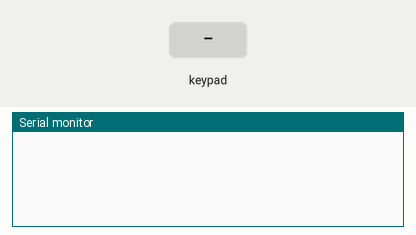
Simulated run of this sketch. Board: Arduino Uno, built with avr-gcc and run on an emulated ATmega328P. Shown: the last lines printed to the serial monitor. The test bench sets the inputs (shaded band).

Above: at 1.2 s.
1.3 s: key '1' pressed
At 2.5 s:
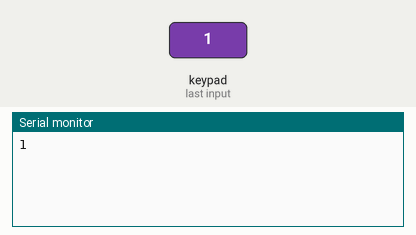
2.8 s: keypad keys 9 8 7 6 # pressed 0.4 s apart
At 5.0 s:
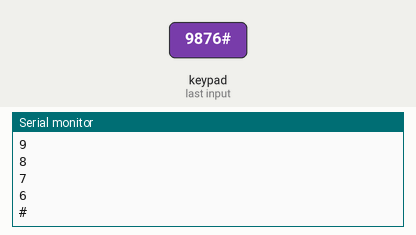
6.3 s: key 'A' pressed
At 6.8 s:
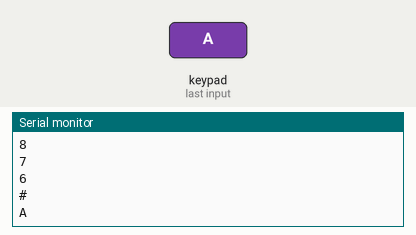
7.8 s: keypad keys 9 8 7 6 * pressed 0.4 s apart
At 10.2 s:
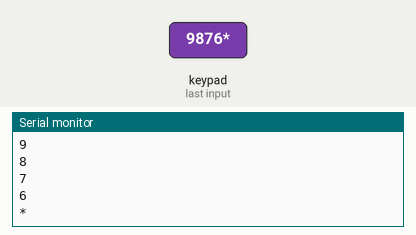
11.3 s: key 'B' pressed
At 12.5 s:
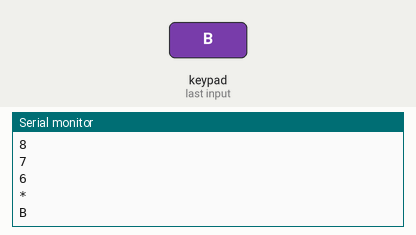
12.8 s: keypad keys 9 8 7 6 D pressed 0.4 s apart
At 15.0 s:
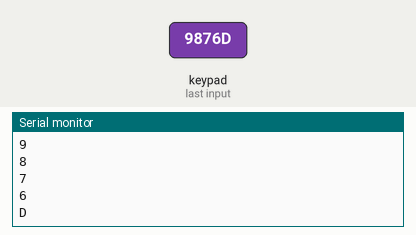
Timing chart, 0 to 16.5 s (numbered marks = the images above; inputs shaded):
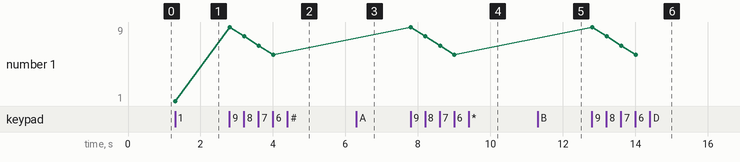

Measured:
- after the input at 1.3 s, the serial monitor: prints a new line at once (image 1)
- after the input at 2.8 s, the serial monitor: prints a new line at once (image 2)
- after the input at 6.3 s, the serial monitor: prints a new line at once (image 3)
- after the input at 7.8 s, the serial monitor: prints a new line at once (image 4)
- after the input at 11.3 s, the serial monitor: prints a new line at once (image 5)
- after the input at 12.8 s, the serial monitor: prints a new line at once (image 6)
- plotted number 1: 1 → 6 after the input at 2.8 s

The sketch:

_Keypad.ino
```cpp
//added keypad library to detect when the button is pressed
#include <Keypad.h>

// defining the number of columns and rows
const byte ROWS = 4;
const byte COLS = 4;

// defining the keys that are on the keypad in an array
char hexaKeys[ROWS][COLS] = {
{'1', '2', '3', 'A'},
{'4', '5', '6', 'B'},
{'7', '8', '9', 'C'},
{'*', '0', '#', 'D'}
};

// shows the adruino pins that are connected to the rows and columns
byte rowPins[ROWS] = {9, 8, 7, 6};
byte colPins[COLS] = {5, 4, 3, 2};

// creates keypad opject: connect keypad information
// together to recognize where and which puttons are pressed
Keypad customKeypad = Keypad(makeKeymap(hexaKeys), rowPins, colPins, ROWS, COLS);

// begins the function to run when the Arduino is switched on
void setup() {
  Serial.begin(9600);
}


void loop() {
// reads which button is pressed
char customKey = customKeypad.getKey();
// if statement to print out which button is pressed
if (customKey) {
Serial.println(customKey);
}

// NEXT: check if answer (customKey) matches the answer

}
```

healthLEDSandBuzzer.cpp
```cpp
// Title: IT 254 Group Project
// Author: Mason Hedger
// Description: Mason's portion of the code.

// Setup
const int LEDPINS[3] = {2,3,4};
const int BUZZERPIN = 5;
const int PLUSHEALTHPIN = 6;
const int MINUSHEALTHPIN =  7;
int playerHealth = 3;
bool canPress = true;

// Plays a static noise on the buzzer
void playBuzzer(int time, int freq){
  tone(BUZZERPIN, freq);
  delay(time);
  noTone(BUZZERPIN);
}

// Function that controls updating LEDS when player health changes
void updateLEDS(){
  // Loop through all LEDS
  for(int i = 0; i < sizeof(LEDPINS); i++){
    if(i <= (playerHealth - 1)){
      digitalWrite(LEDPINS[i], HIGH);
    }
    else{
      digitalWrite(LEDPINS[i], LOW);
    }
  }
}

void increaseHealth(){
  // Check player health is not 3
  if(playerHealth < 3){
    playerHealth++;
    updateLEDS();
    playBuzzer(100, 750);
  }
}

void decreaseHealth(){
  // Check player health is not 0
  if(playerHealth > 0){
    playerHealth--;
    updateLEDS();
    playBuzzer(100, 1000);
  }
}

void setup() {
  // Setup LEDS
  updateLEDS();

  pinMode(BUZZERPIN, OUTPUT);
}

void loop() {
  // Check if the plus health button is pressed
  if(digitalRead(PLUSHEALTHPIN) && canPress){
    canPress = false;
    increaseHealth();
    canPress = true;
  }

  // Check if the minus health button is pressed
  if(digitalRead(MINUSHEALTHPIN) && canPress){
    canPress = false;
    decreaseHealth();
    canPress = true;
  }
}
```
